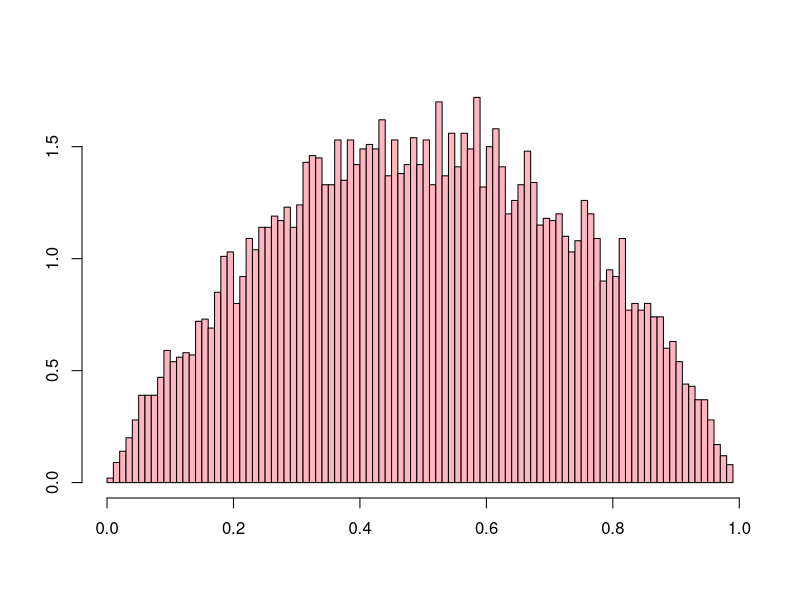
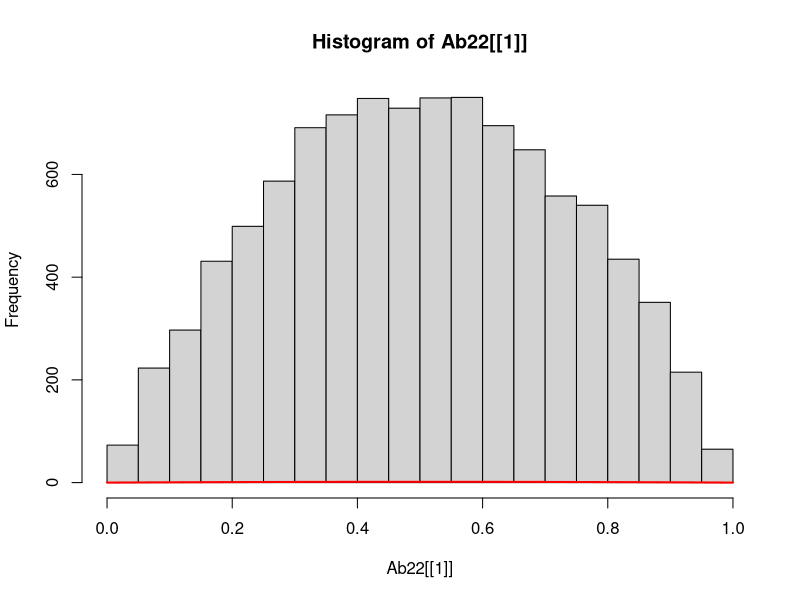
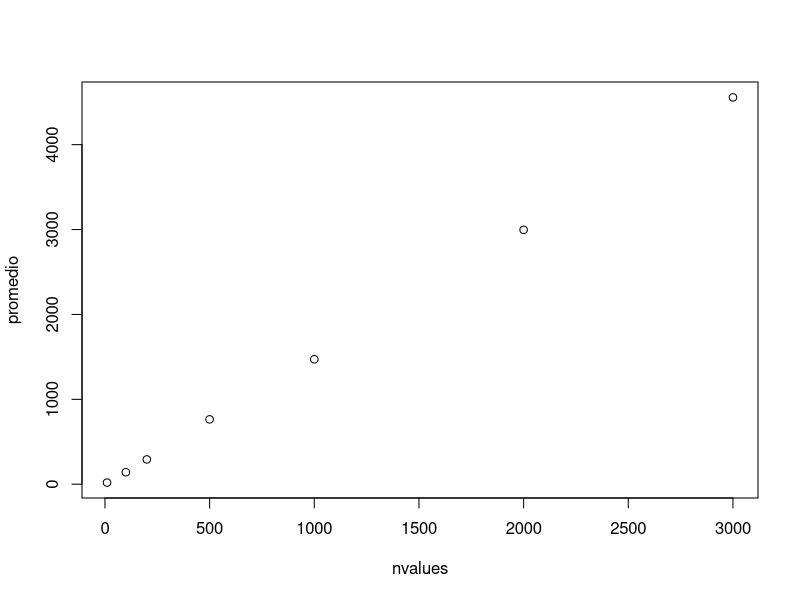

Write R code to recreate these figures, in order.
dist_beta <- function(x,a,b){
  if(0<=x & x<=1){
    return((x^(a-1))*((1-x)^(b-1))/(beta(a,b)))
  }
  else{return(0)}
}


b=function(x,y){
  gamma(x)*gamma(y)/(gamma(x+y))
}

pdf=function(x,alpha,beta){
  (x^(alpha-1)*(1-x)^(beta-1))/b(alpha,beta)
}

sim_beta <- function(a,b,n){
  exitos=0
  puntos=c()
  totales=0
  while(exitos<n){
    totales=totales+1
    p_1 = runif(1)
    if(a>1 & b>1){
      c = pdf((a-1)/(a+b-2),a,b)
      p_2 = runif(1,0,c)
      
      if(pdf(p_1,a,b)>=p_2){
        exitos=exitos+1
        puntos=c(puntos,p_1)
      }
    }
  }
  return(list(puntos, totales, n))
}

sim_beta(2,2,2)

Ab22=sim_beta(2,2,10000)

print(Ab22[[1]])
hist(Ab22[[1]], probability = TRUE, breaks = 100, col="lightpink",
     xlab = '', ylab = '', main = '')

hist(Ab22[[1]])

betaLine=c()

for(i in seq(0,1,0.01)){
  betaLine=c(betaLine,pdf(i,2,2))
}

lines(seq(0,1,0.01),betaLine,col='red',lwd=2)


# Promedio de totales en los que se llega a nvalues de exitos
nvalues=c(10,100,200,500,1000,2000,3000)
promedio=c()
for(n in nvalues){
  promedio=c(promedio,sim_beta(2,2,n)[[2]])
}
plot(nvalues,promedio)

